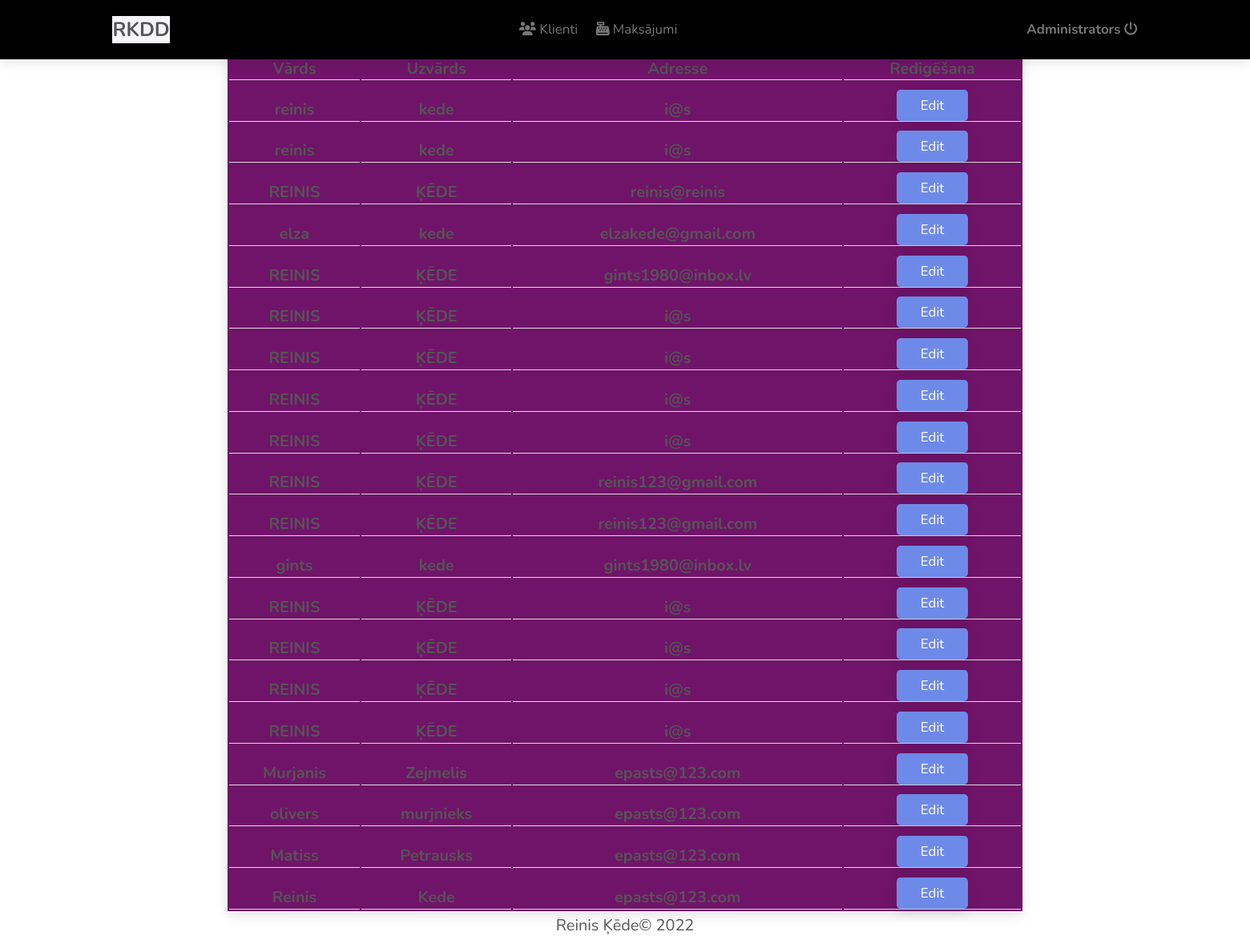
The page /Dokomentacija/RKDD-masterv3/admin/index.php on the database its author committed.
### tables this page shows
CREATE TABLE `klienti` (
  `klientiID` int(11) NOT NULL,
  `vards` varchar(45) DEFAULT NULL,
  `uzvards` varchar(45) DEFAULT NULL,
  `epasts` varchar(45) DEFAULT NULL,
  `parole` varchar(255) NOT NULL,
  `adresse` varchar(45) DEFAULT NULL
);

### Dokomentacija/RKDD-masterv3/admin/index.php (the view, shortened to what this page needs)
<!DOCTYPE html>
<html lang="lv">
<head>
    <link rel="stylesheet" href="https://cdnjs.cloudflare.com/ajax/libs/font-awesome/6.2.1/css/all.min.css">
    <link rel="stylesheet" href="../admincss/style_main.css">
</head>
<body class="bg-secondary">
<header>
    <a href="#" class="logo">RKDD</a>
    <nav class="navbar">
        <a href="index.php"><i class="fas fa-users"></i> Klienti</a>
        <a href="maksajumi.php"><i class="fa-sharp fa-solid fa-cash-register"></i></i> Maksājumi</a>
    </nav>
    <nav class="navbar">
        <a href="login.php"><b>Administrators</b> <i class="fas fa-power-off"></i></a>
    </nav>
</header>
<section id="adminSakums">
                    <?php
                    require("../php/connect_db.php");
                    ?>
    <div class="row">
        <div class="info">
            <div class="head-info">Pēdējās izmaiņas sistēmā:</div>
            <table>
                <tr>
                    <th>Vārds</th>
                    <th>Uzvārds</th>
                    <th>Adresse</th>
                    <th>Redigēšana</th>
                </tr>
                <?php
                    $klientus_SQL = "SELECT * FROM klienti ORDER BY klientiID DESC";
                    $atlasa_klientus = mysqli_query($savienojums, $klientus_SQL) or die ("Nekorekts vaicājums");
                    if(mysqli_num_rows($atlasa_klientus) >0){
                        while($row = mysqli_fetch_assoc($atlasa_klientus)){
                            echo "
                                <tr>
                                    <th>{$row['vards']}</th>
                                    <th>{$row['uzvards']}</th>
                                    <th>{$row['epasts']}</th>
                                    <td><a href='indexedit.php?edit=<?php echo $row[klientiID] ?>'class='btn' >Edit</a>
				                    </td>
                                </tr>
                            ";
                        }
                    }else{
                        echo "Tabula nav datu ko attēlot";
                    }
                ?>
            </table>
        </div>
        </div>
</section>
<footer class="position-fixes">
    Reinis Ķēde&copy; 2022
</footer>
</body>
</html>

### Dokomentacija/RKDD-masterv3/admincss/style_main.css (style rules this page uses)
body { background-size: cover; display: flex; justify-content: center; align-items: center; flex-direction: column; font-family: 'Nunito', sans-serif; height: 95vh; margin: -20px 0 50px; }
:root { --main-color:#6e8ae8; --black:#555; --light-color:#777; --bg:#01111f; --border:.1rem solid rgba(0,0,0,.1); --box-shadow:0 .5rem 1.5rem rgba(0,0,0,.1); }
* { font-family: 'Nunito', sans-serif; margin:0; padding:0; box-sizing: border-box; outline: none; border:none; text-decoration: none; transition: all .3s ease-out; }
html { font-size: 62%; scroll-behavior: smooth; scroll-padding-top: 9rem; }
section { padding:2rem 9%; }
.btn { margin-top: 1rem; display: inline-block; padding:.8rem 3rem; font-size: 1.7rem; cursor: pointer; color:#fff; background:var(--main-color); border-radius: .5rem; box-shadow: var(--box-shadow); }
header { position: fixed; top:0; left:0; right: 0; z-index: 1000; background: #000000; box-shadow: var(--box-shadow); display: flex; align-items: center; justify-content: space-between; padding:2rem 9%; }
header .logo { font-size: 2.5rem; color:var(--black); font-weight: bold; background: #f6f5f7 url("/atteli/logo.png") no-repeat fixed center; }
header .navbar a { font-size: 1.7rem; color: var(--light-color); margin-left: 2rem; }
footer { color: var(--black); text-align: center; padding: 1rem; margin-top: 2rem; font-size: 2rem; width: 100%; position: fixed; bottom: 0; right: 0; }
#adminSakums .row { margin-top: 2rem; display: flex; flex-wrap: wrap; gap: 1.5rem; }
#adminSakums .row .info { flex:1 1 45rem; border:var(--border); box-shadow: var(--box-shadow); border-radius: .5rem; }
.head-info { background-color: #27020b; width: 150%; color: var(--black); padding: 3rem; font-size: 3rem; font-weight: bold; border-bottom: 3px solid #ddd; text-align: center; }
table { font-size: 2rem; width: 100rem; background-color: #701469; }
th, td { text-align: center; height: 1px; border-bottom: 1px solid #ddd; }
tr { padding-top: 10rem; padding-bottom: 10rem; }
th { padding-top: 2rem; font-weight: bold; color: var(--black); text-align:center; }

### rows shown on the page
klienti: vards "reinis", uzvards "kede", epasts "i@s"
klienti: vards "reinis", uzvards "kede", epasts "i@s"
klienti: vards "REINIS", uzvards "ĶĒDE", epasts "reinis@reinis"
klienti: vards "elza", uzvards "kede", epasts "elzakede@gmail.com"
klienti: vards "REINIS", uzvards "ĶĒDE", epasts "gints1980@inbox.lv"
klienti: vards "REINIS", uzvards "ĶĒDE", epasts "i@s"
klienti: vards "REINIS", uzvards "ĶĒDE", epasts "i@s"
klienti: vards "REINIS", uzvards "ĶĒDE", epasts "i@s"
klienti: vards "REINIS", uzvards "ĶĒDE", epasts "i@s"
klienti: vards "REINIS", uzvards "ĶĒDE", epasts "reinis123@gmail.com"
klienti: vards "REINIS", uzvards "ĶĒDE", epasts "reinis123@gmail.com"
klienti: vards "gints", uzvards "kede", epasts "gints1980@inbox.lv"
klienti: vards "REINIS", uzvards "ĶĒDE", epasts "i@s"
klienti: vards "REINIS", uzvards "ĶĒDE", epasts "i@s"
klienti: vards "REINIS", uzvards "ĶĒDE", epasts "i@s"
klienti: vards "REINIS", uzvards "ĶĒDE", epasts "i@s"
klienti: vards "Murjanis", uzvards "Zejmelis", epasts "epasts@123.com"
klienti: vards "olivers", uzvards "murjnieks", epasts "epasts@123.com"
klienti: vards "Matiss", uzvards "Petrausks", epasts "epasts@123.com"
klienti: vards "Reinis", uzvards "Kede", epasts "epasts@123.com"
